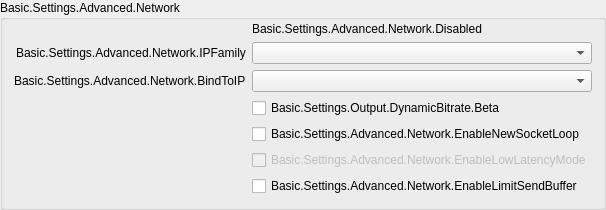
                 <widget class="QGroupBox" name="advNetworkGroupBox">
                  <property name="title">
                   <string>Basic.Settings.Advanced.Network</string>
                  </property>
                  <layout class="QFormLayout" name="formLayout_23">
                   <property name="fieldGrowthPolicy">
                    <enum>QFormLayout::AllNonFixedFieldsGrow</enum>
                   </property>
                   <property name="labelAlignment">
                    <set>Qt::AlignRight|Qt::AlignTrailing|Qt::AlignVCenter</set>
                   </property>
                   <property name="topMargin">
                    <number>2</number>
                   </property>
                   <item row="0" column="1">
                    <widget class="QLabel" name="advNetworkDisabled">
                     <property name="text">
                      <string>Basic.Settings.Advanced.Network.Disabled</string>
                     </property>
                    </widget>
                   </item>
                   <item row="1" column="0">
                    <widget class="QLabel" name="ipFamilyLabel">
                     <property name="text">
                      <string>Basic.Settings.Advanced.Network.IPFamily</string>
                     </property>
                     <property name="buddy">
                      <cstring>ipFamily</cstring>
                     </property>
                    </widget>
                   </item>
                   <item row="1" column="1">
                    <widget class="QComboBox" name="ipFamily"/>
                   </item>
                   <item row="2" column="0">
                    <widget class="QLabel" name="bindToIPLabel">
                     <property name="text">
                      <string>Basic.Settings.Advanced.Network.BindToIP</string>
                     </property>
                     <property name="buddy">
                      <cstring>bindToIP</cstring>
                     </property>
                    </widget>
                   </item>
                   <item row="2" column="1">
                    <widget class="QComboBox" name="bindToIP"/>
                   </item>
                   <item row="4" column="1">
                    <widget class="QCheckBox" name="enableNewSocketLoop">
                     <property name="text">
                      <string>Basic.Settings.Advanced.Network.EnableNewSocketLoop</string>
                     </property>
                    </widget>
                   </item>
                   <item row="5" column="1">
                    <widget class="QCheckBox" name="enableLowLatencyMode">
                     <property name="enabled">
                      <bool>false</bool>
                     </property>
                     <property name="text">
                      <string>Basic.Settings.Advanced.Network.EnableLowLatencyMode</string>
                     </property>
                    </widget>
                   </item>
                   <item row="6" column="1">
                    <widget class="QCheckBox" name="enableLimitSendBuffer">
                     <property name="text">
                      <string>Basic.Settings.Advanced.Network.EnableLimitSendBuffer</string>
                     </property>
                    </widget>
                   </item>
                   <item row="4" column="0">
                    <spacer name="horizontalSpacer_7">
                     <property name="orientation">
                      <enum>Qt::Horizontal</enum>
                     </property>
                     <property name="sizeHint" stdset="0">
                      <size>
                       <width>170</width>
                       <height>1</height>
                      </size>
                     </property>
                    </spacer>
                   </item>
                   <item row="3" column="1">
                    <widget class="QCheckBox" name="dynBitrate">
                     <property name="toolTip">
                      <string>Basic.Settings.Output.DynamicBitrate.TT</string>
                     </property>
                     <property name="text">
                      <string>Basic.Settings.Output.DynamicBitrate.Beta</string>
                     </property>
                    </widget>
                   </item>
                  </layout>
                 </widget>
